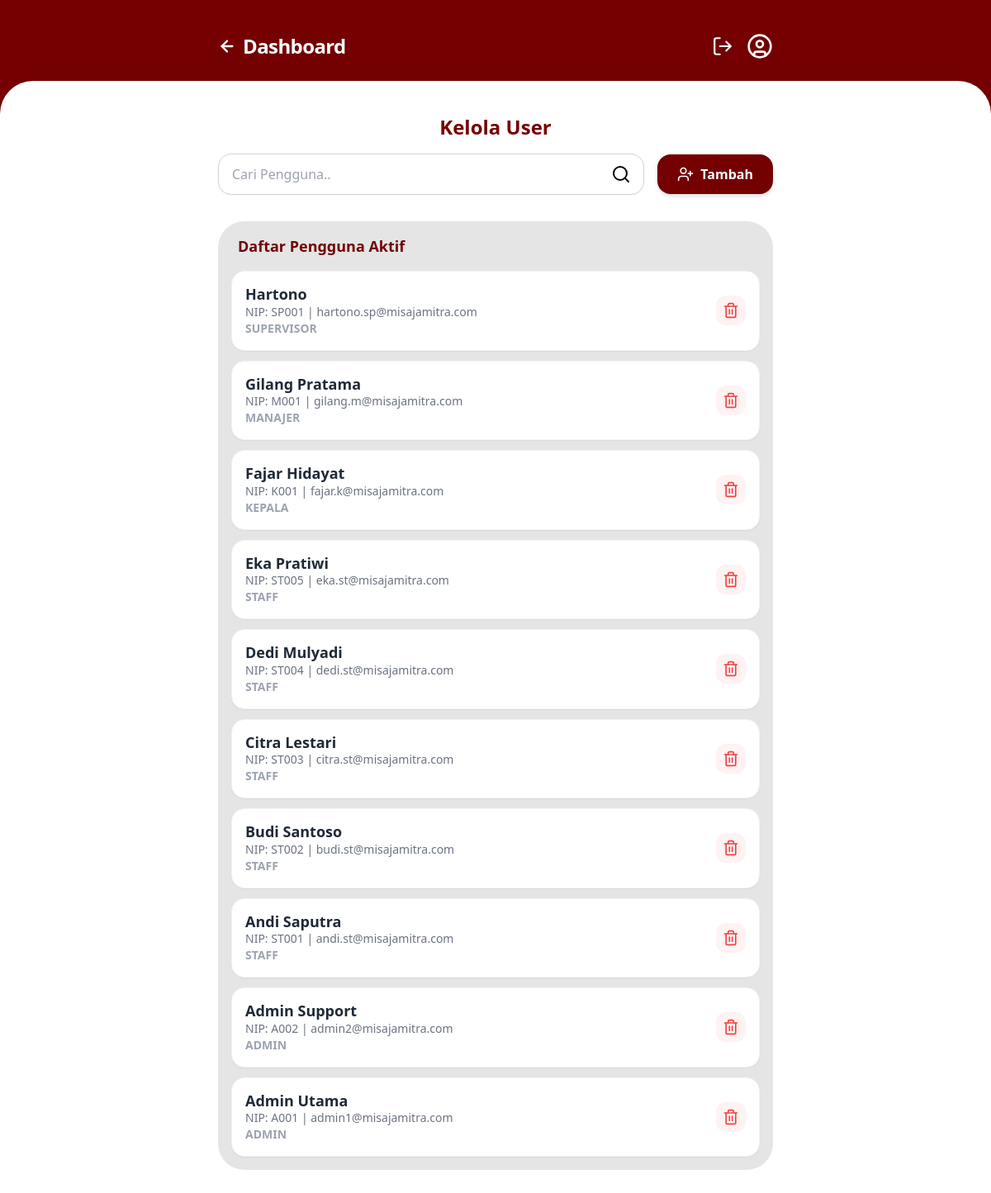
Page /kelola_user.php (signed in) on the earlier database version.
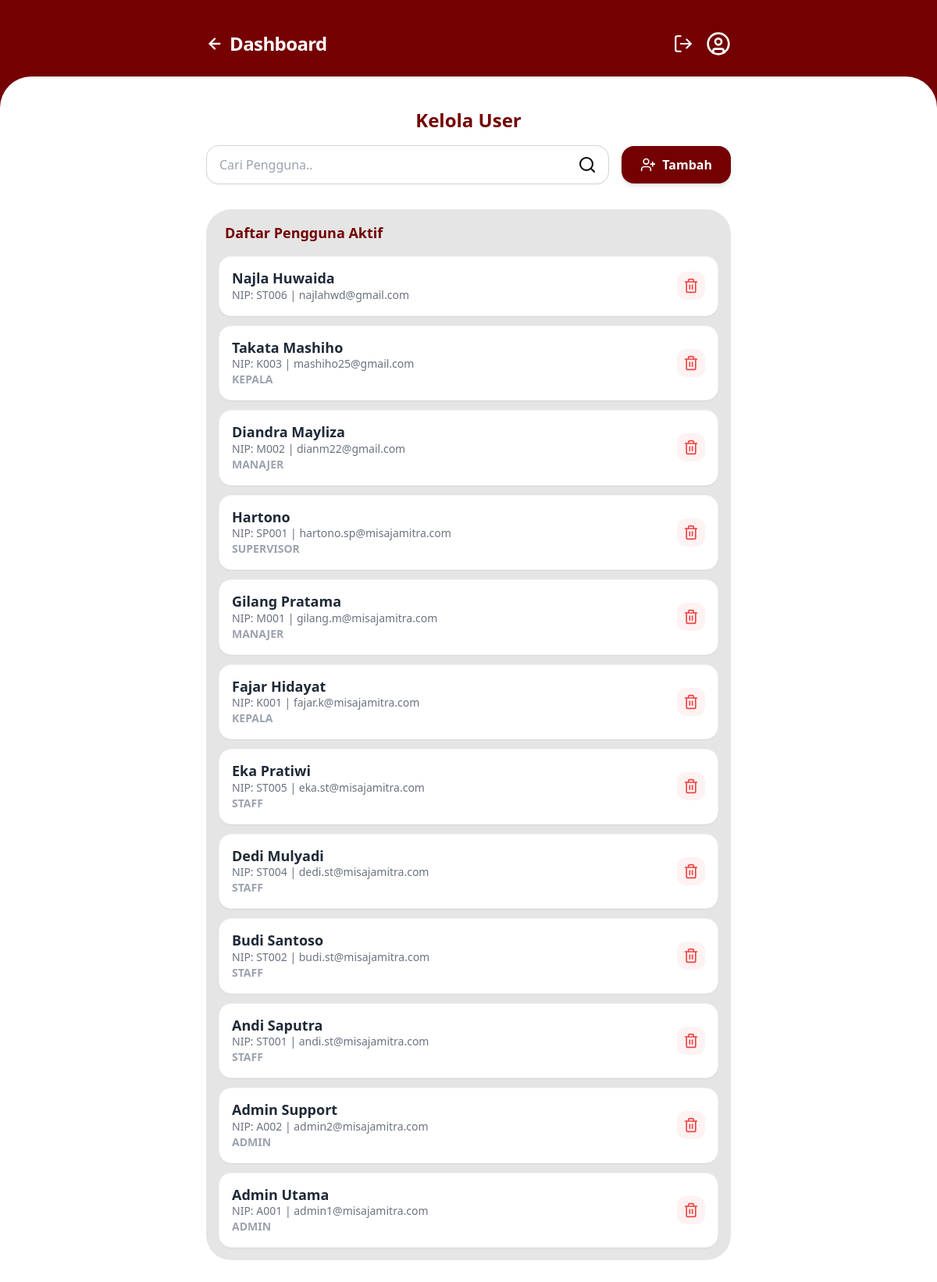
Same page on the later database version.
### tables this page shows
CREATE TABLE `users` (
  `id` int(11) NOT NULL,
  `nip` varchar(20) NOT NULL,
  `password` varchar(255) NOT NULL,
  `nama_lengkap` varchar(100) NOT NULL,
  `jabatan` enum('admin','staff','kepala','manajer','supervisor') NOT NULL,
  `email` varchar(100) NOT NULL,
  `no_telp` varchar(20) NOT NULL,
  `alamat` text NOT NULL
);

### kelola_user.php (the view, shortened to what this page needs)
<?php
require_once 'auth.php';
$query_users = mysqli_query($conn, "SELECT * FROM users ORDER BY id DESC");
?>
<!DOCTYPE html>
<html lang="id">
<head>
    <script src="https://cdn.tailwindcss.com"></script>
    <?php include 'ui_config.php'; ?>
</head>
<body class="font-sans bg-utama">
    <header class="px-6 pt-10 pb-4 text-white">
        <div class="flex justify-between items-center max-w-2xl mx-auto">
            <a href="dashboard_admin.php" class="flex items-center gap-2 hover:opacity-80 transition-all active:scale-95">
                <svg xmlns="http://www.w3.org/2000/svg" width="22" height="22" viewBox="0 0 24 24" fill="none" stroke="currentColor" stroke-width="2.5" stroke-linecap="round" stroke-linejoin="round">
                    <line x1="19" y1="12" x2="5" y2="12"></line>
                    <polyline points="12 19 5 12 12 5"></polyline>
                </svg>
                <h1 class="text-2xl font-bold tracking-tight">Dashboard</h1>
            </a>
            <div class="flex items-center gap-4">
                <a href="login.php" class="hover:opacity-80 transition-opacity active:scale-90">
                </a>
                <button class="hover:opacity-80 transition-opacity active:scale-90">
                </button>
            </div>
        </div>
    </header>
    <main class="bg-white rounded-t-[40px] mt-[10px] min-h-[calc(100vh-120px)] px-4 pt-10 pb-10">
        <div class="max-w-2xl mx-auto">
            <h2 class="text-center text-utama text-2xl font-bold mb-4">Kelola User</h2>
            <div class="flex items-center gap-4 mb-8">
                <div class="relative flex-1">
                    <input type="text" placeholder="Cari Pengguna.."
                        class="w-full pl-4 pr-10 py-3 rounded-2xl border border-gray-300 focus:outline-none focus:ring-2 focus:ring-utama/20 transition-all shadow-sm">
                    <div class="absolute right-4 top-1/2 -translate-y-1/2 text-black transition-colors group-focus-within:text-utama">
                        <i data-lucide="search" class="w-6 h-6"></i>
                    </div>
                </div>
                <a href="tambah_user.php" class="bg-utama text-white px-6 py-3 rounded-2xl flex items-center gap-2 font-bold hover:opacity-90 active:scale-95 transition-all shadow-md">
                    <i data-lucide="user-plus" class="w-5 h-5"></i>
                    <span>Tambah</span>
                </a>
            </div>
            <div class="bg-[#E5E5E5] rounded-[32px] p-4 space-y-3">
                <h3 class="text-utama font-bold text-lg px-2 mb-4">Daftar Pengguna Aktif</h3>
                <?php if (mysqli_num_rows($query_users) > 0): ?>
                    <?php while ($u = mysqli_fetch_assoc($query_users)): ?>
                        <div class="bg-white rounded-2xl p-4 shadow-sm border border-gray-100 transition-transform active:scale-[0.98] flex justify-between items-center">
                            <div>
                                <p class="font-bold text-gray-800 text-lg leading-tight"><?= htmlspecialchars($u['nama_lengkap']) ?></p>
                                <p class="text-gray-500 text-sm">
                                    NIP: <?= htmlspecialchars($u['nip']) ?> | <?= htmlspecialchars($u['email']) ?> <br>
                                    <span class="text-gray-400 font-semibold"><?= strtoupper(htmlspecialchars($u['jabatan'])) ?></span>
                                </p>
                            </div>
                            <a href="proses_user.php?aksi=hapus&id=<?= $u['id'] ?>" onclick="return confirm('Yakin ingin menghapus pengguna <?= htmlspecialchars($u['nama_lengkap']) ?>?')" class="text-red-500 bg-red-50 p-2 rounded-xl hover:bg-red-100 transition-colors">
                                <i data-lucide="trash-2" class="w-5 h-5"></i>
                            </a>
                        </div>
                    <?php endwhile; ?>
                <?php else: ?>
                    <p class="text-center text-gray-500 py-4">Belum ada pengguna terdaftar.</p>
                <?php endif; ?>
            </div>
        </div>
    </main>
</body>
</html>

Differences in the rows shown:
removed users: nama_lengkap "Citra Lestari", nip "ST003", email "citra.st@misajamitra.com", jabatan "STAFF"
added users: nama_lengkap "Najla Huwaida", nip "ST006", email "najlahwd@gmail.com"
added users: nama_lengkap "Takata Mashiho", nip "K003", email "mashiho25@gmail.com", jabatan "KEPALA"
added users: nama_lengkap "Diandra Mayliza", nip "M002", email "dianm22@gmail.com", jabatan "MANAJER"
